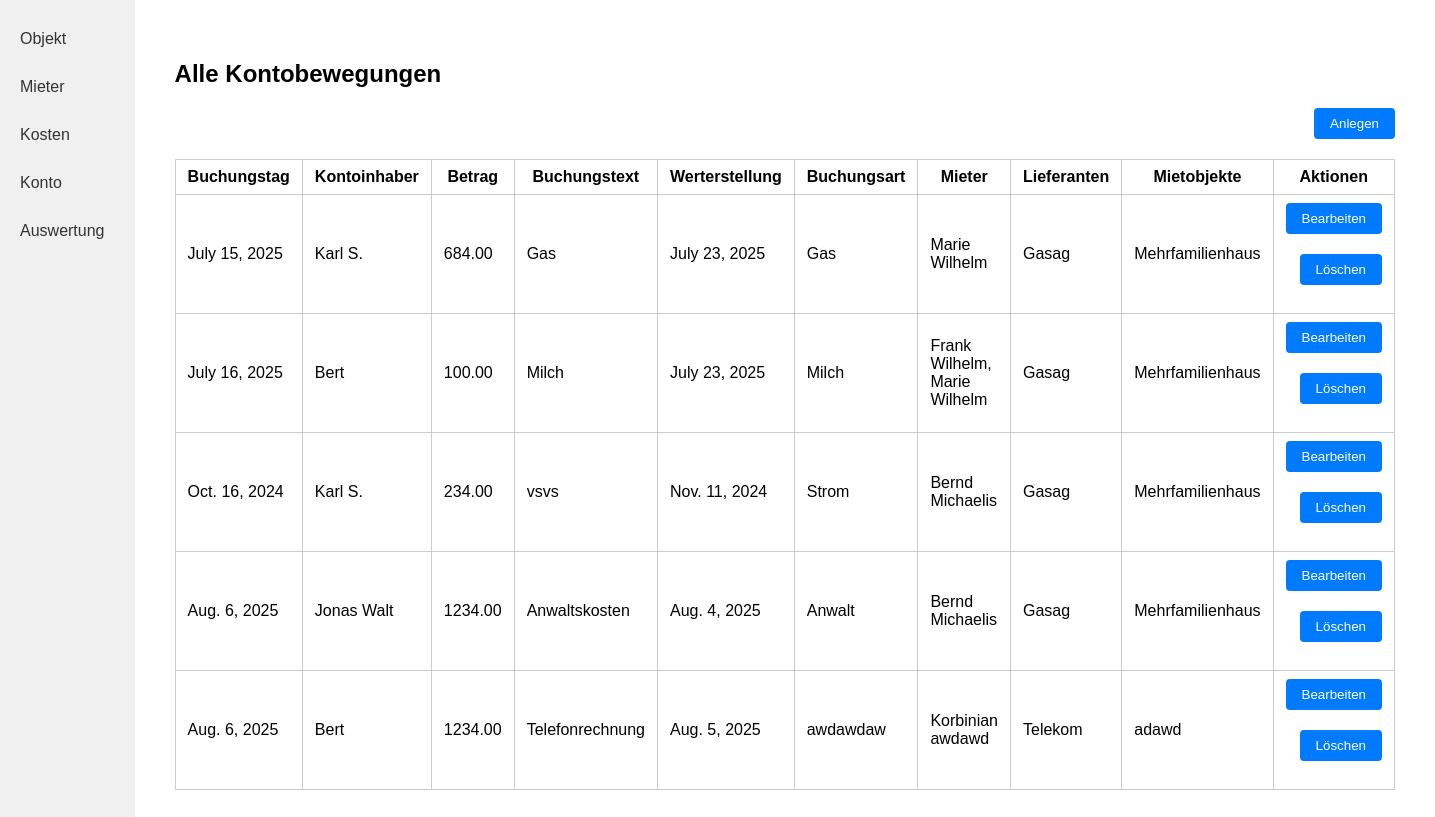
Page /konto/ (signed in) on the committed database.
### kostenpruefung_mietobjekte_app/models.py (models this page shows, shortened)
class Konto(models.Model):
    created_by = models.ForeignKey(User, on_delete=models.CASCADE, related_name="konto_created", null=True, blank=True)
    buchungstag = models.DateField()
    kontoinhaber = models.CharField(max_length=255)
    buchungstext = models.CharField(max_length=255) # (Aus Kontoauszug)
    betrag = models.DecimalField(max_digits=10, decimal_places=2, null=True, blank=True)
    werterstellung = models.DateField() # (Datum)
    buchungsart = models.ForeignKey('Rechnungsart', on_delete=models.PROTECT) # (Lastschrift - z.B. Ueberweisung)
    mieter = models.ManyToManyField('Mieter', blank=True)
    lieferanten = models.ManyToManyField('Lieferant')
    mietobjekt = models.ManyToManyField('Mietobjekt')

class Rechnungsart(models.Model):
    created_by = models.ForeignKey(User, on_delete=models.CASCADE, related_name="rechnungsarten_created", null=True, blank=True)
    name = models.CharField(max_length=255)
    farbe = models.CharField(
        max_length=7,
        default='#4e79a7',
        help_text='Farbe für Diagramme (Hex-Code, z.B. #FF5733)'
    )
    def __str__(self):
        return self.name

class Mieter(models.Model):
    created_by = models.ForeignKey(User, on_delete=models.CASCADE, related_name="mieter_created", null=True, blank=True)
    vorname = models.CharField(max_length=255)
    nachname = models.CharField(max_length=255)
    telefon = models.CharField(max_length=100)
    e_mail = models.EmailField()
    geburtsdatum = models.DateField()

class Lieferant(models.Model):
    created_by = models.ForeignKey(User, on_delete=models.CASCADE, related_name="lieferanten_created", null=True, blank=True)
    firmenname = models.CharField(max_length=255)
    vorname = models.CharField(max_length=255)
    nachname = models.CharField(max_length=255)
    strasse = models.CharField(max_length=255)
    hausnummer = models.CharField(max_length=10)
    plz = models.CharField(max_length=10) # 2 - 10 characters (numbers and letters)
    ort = models.CharField(max_length=100)
    land = models.CharField(max_length=100)
    e_mail = models.EmailField()
    telefon = models.CharField(max_length=100)

class Mietobjekt(models.Model):
    created_by = models.ForeignKey(User, on_delete=models.CASCADE, related_name="mietobjekte_created", null=True, blank=True)
    name = models.CharField(max_length=255)
    strasse_hausnummer = models.CharField(max_length=255)
    plz = models.CharField(max_length=10) # 2 - 10 characters (numbers and letters)
    ort = models.CharField(max_length=100)
    land = models.CharField(max_length=100)
    FARBE_CHOICES = [
        ('rot', 'Rot'),
        ('blau', 'Blau'),
        ('gruen', 'Grün'),
        ('gelb', 'Gelb'),
        ('schwarz', 'Schwarz'),
    ]
    farbe = models.CharField(max_length=20, choices=FARBE_CHOICES)

### kostenpruefung_mietobjekte_app/views.py (the view)
# urls.py: path('konto/', konto, name='konto'),
@login_required
def konto(request):
    konten = Konto.objects.filter(created_by=request.user)
    return render(request, 'kostenpruefung_mietobjekte_app/konto.html', {'konten': konten})

### kostenpruefung_mietobjekte_app/templates/kostenpruefung_mietobjekte_app/konto.html (shortened to what this page needs)
{% load static %}
<!DOCTYPE html>
<html lang="de">
<head>
    <link rel="stylesheet" href="{% static 'kostenpruefung_mietobjekte_app/style.css' %}">
</head>
<body>
<div class="flex-container">
    <nav class="sidebar">
        <a class="sidebar-link" href="{% url 'kostenpruefung_mietobjekte_app:objekt_index' %}">Objekt</a>
        <a class="sidebar-link" href="{% url 'kostenpruefung_mietobjekte_app:mieter_laufend' %}">Mieter</a>
        <a class="sidebar-link" href="{% url 'kostenpruefung_mietobjekte_app:rechnungen' %}">Kosten</a>
        <a class="sidebar-link" href="{% url 'kostenpruefung_mietobjekte_app:konto' %}">Konto</a>
        <a class="sidebar-link" href="{% url 'kostenpruefung_mietobjekte_app:auswertung' %}">Auswertung</a>
    </nav>
    <div class="main-content">
        <h2>Alle Kontobewegungen</h2>
        <form action="{% url 'kostenpruefung_mietobjekte_app:konto_create' %}" method="get" style="margin-bottom: 16px;">
            <button class="action-btn" type="submit">Anlegen</button>
        </form>
        <table class="object-table">
            <tr>
                <th>Buchungstag</th>
                <th>Kontoinhaber</th>
                <th>Betrag</th>
                <th>Buchungstext</th>
                <th>Werterstellung</th>
                <th>Buchungsart</th>
                <th>Mieter</th>
                <th>Lieferanten</th>
                <th>Mietobjekte</th>
                <th>Aktionen</th>
            </tr>
            {% for k in konten %}
            <tr>
                <td>{{ k.buchungstag }}</td>
                <td>{{ k.kontoinhaber }}</td>
                <td>{{ k.betrag }}</td>
                <td>{{ k.buchungstext }}</td>
                <td>{{ k.werterstellung }}</td>
                <td>{{ k.buchungsart }}</td>
                <td>
                    {% for m in k.mieter.all %}
                        {{ m.vorname }} {{ m.nachname }}{% if not forloop.last %},<br>{% endif %}
                    {% endfor %}
                </td>
                <td>
                    {% for l in k.lieferanten.all %}
                        {{ l.firmenname }}{% if not forloop.last %},<br>{% endif %}
                    {% endfor %}
                </td>
                <td>
                    {% for obj in k.mietobjekt.all %}
                        {{ obj.name }}{% if not forloop.last %},<br>{% endif %}
                    {% endfor %}
                </td>
                <td class="objekt-actions">
                    <form action="{% url 'kostenpruefung_mietobjekte_app:konto_update' k.id %}" method="get" class="inline-form">
                        <button class="action-btn" type="submit">Bearbeiten</button>
                    </form>
                    <form action="{% url 'kostenpruefung_mietobjekte_app:konto_delete' k.id %}" method="get" class="inline-form">
                        <button class="action-btn" type="submit">Löschen</button>
                    </form>
                </td>
            </tr>
            {% empty %}
            <tr>
                <td colspan="9">Keine Kontobewegungen vorhanden.</td>
            </tr>
            {% endfor %}
        </table>
    </div>
</div>
</body>
</html>

### kostenpruefung_mietobjekte_app/static/kostenpruefung_mietobjekte_app/style.css (style rules this page uses)
.inline-form { display: inline; }
body { margin: 0; font-family: Arial, sans-serif; }
.flex-container { display: flex; }
.sidebar { width: 200px; background: #f0f0f0; height: 100vh; padding: 20px 0; }
.sidebar-link { display: block; padding: 10px 20px; color: #333; text-decoration: none; margin-bottom: 10px; }
.main-content { flex: 1; padding: 40px; }
.object-table { width: 100%; border-collapse: collapse; }
.object-table th, .object-table td { border: 1px solid #ccc; padding: 8px 12px; }
.action-btn { float: right; padding: 8px 16px; background: #007bff; color: #fff; border: none; border-radius: 4px; cursor: pointer; margin-bottom: 20px; }

### rows in the picture
Konto: buchungstag "July 15, 2025", kontoinhaber "Karl S.", betrag "684.00", buchungstext "Gas", werterstellung "July 23, 2025", buchungsart "Gas"
Mieter: vorname "Marie", nachname "Wilhelm"
Lieferant: firmenname "Gasag"
Mietobjekt: name "Mehrfamilienhaus"
Konto: buchungstag "July 16, 2025", kontoinhaber "Bert", betrag "100.00", buchungstext "Milch", werterstellung "July 23, 2025", buchungsart "Milch"
Mieter: vorname "Frank", nachname "Wilhelm"
Konto: buchungstag "Oct. 16, 2024", kontoinhaber "Karl S.", betrag "234.00", buchungstext "vsvs", werterstellung "Nov. 11, 2024", buchungsart "Strom"
Mieter: vorname "Bernd", nachname "Michaelis"
Konto: buchungstag "Aug. 6, 2025", kontoinhaber "Jonas Walt", betrag "1234.00", buchungstext "Anwaltskosten", werterstellung "Aug. 4, 2025", buchungsart "Anwalt"
Konto: buchungstag "Aug. 6, 2025", kontoinhaber "Bert", betrag "1234.00", buchungstext "Telefonrechnung", werterstellung "Aug. 5, 2025", buchungsart "awdawdaw"
Mieter: vorname "Korbinian", nachname "awdawd"
Lieferant: firmenname "Telekom"
Mietobjekt: name "adawd"
